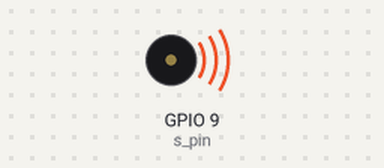
A sketch run on a simulated ESP32-S3. Shown: buzzer (waves = sounding).

Above: at 0.1 s.
Timing chart, 0 to 40.0 s (numbered marks = the images above):
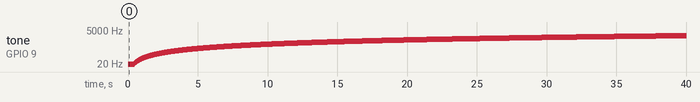

The sketch:

Speaker.ino
```cpp
const uint8_t s_pin = 9;
int freq = 0;

void setup() {
  Serial.begin(115200);
  ledcAttachPin(s_pin, 0);
  ledcSetup(0, 12000, 8);
}

void loop() {
  ledcWriteTone(0, freq++);
  freq = freq % 4096;
  delay(20);
}
```

Measured:
- by itself, tone on GPIO 9 (s_pin): plays 1 Hz for 0.02 s, 2 Hz for 0.02 s, 3 Hz for 0.02 s, 4 Hz for 0.02 s, 5 Hz for 0.02 s, 6 Hz for 0.02 s … (1997 notes in this stretch)
